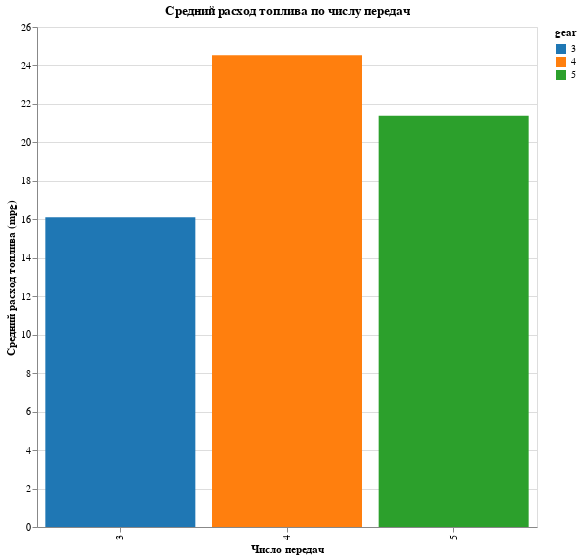

The code cell stored with this chart in its notebook:
### Code cell
alt.Chart(df).mark_bar().encode(
    alt.X('gear:O', title='Число передач'),
    alt.Y('mean(mpg):Q', title='Средний расход топлива (mpg)'),
    alt.Color('gear:N', scale=alt.Scale(scheme='category10'))  # Можно выбрать цветовую палитру
).properties(
    title='Средний расход топлива по числу передач',
    width=500,
    height=500
)

### Figure 1 — Vega-Lite specification as saved in the notebook (floating-point values rounded to 4 significant figures)
{"config": {"view": {"continuousWidth": 400, "continuousHeight": 300}}, "data": {"name": "data-3b74de0d2593e2731821517052888931"}, "mark": "bar", "encoding": {"color": {"field": "gear", "scale": {"scheme": "category10"}, "type": "nominal"}, "x": {"field": "gear", "title": "Число передач", "type": "ordinal"}, "y": {"aggregate": "mean", "field": "mpg", "title": "Средний расход топлива (mpg)", "type": "quantitative"}}, "height": 500, "title": "Средний расход топлива по числу передач", "width": 500, "$schema": "https://vega.github.io/schema/vega-lite/v4.17.0.json", "datasets": {"data-3b74de0d2593e2731821517052888931": [{"model": "Mazda RX4", "mpg": 21.0, "cyl": 6, "disp": 160.0, "hp": 110, "drat": 3.9, "wt": 2.62, "qsec": 16.46, "vs": 0, "am": 1, "gear": 4, "carb": 4}, {"model": "Mazda RX4 Wag", "mpg": 21.0, "cyl": 6, "disp": 160.0, "hp": 110, "drat": 3.9, "wt": 2.875, "qsec": 17.02, "vs": 0, "am": 1, "gear": 4, "carb": 4}, {"model": "Datsun 710", "mpg": 22.8, "cyl": 4, "disp": 108.0, "hp": 93, "drat": 3.85, "wt": 2.32, "qsec": 18.61, "vs": 1, "am": 1, "gear": 4, "carb": 1}, {"model": "Hornet 4 Drive", "mpg": 21.4, "cyl": 6, "disp": 258.0, "hp": 110, "drat": 3.08, "wt": 3.215, "qsec": 19.44, "vs": 1, "am": 0, "gear": 3, "carb": 1}, {"model": "Hornet Sportabout", "mpg": 18.7, "cyl": 8, "disp": 360.0, "hp": 175, "drat": 3.15, "wt": 3.44, "qsec": 17.02, "vs": 0, "am": 0, "gear": 3, "carb": 2}, {"model": "Valiant", "mpg": 18.1, "cyl": 6, "disp": 225.0, "hp": 105, "drat": 2.76, "wt": 3.46, "qsec": 20.22, "vs": 1, "am": 0, "gear": 3, "carb": 1}, {"model": "Duster 360", "mpg": 14.3, "cyl": 8, "disp": 360.0, "hp": 245, "drat": 3.21, "wt": 3.57, "qsec": 15.84, "vs": 0, "am": 0, "gear": 3, "carb": 4}, {"model": "Merc 240D", "mpg": 24.4, "cyl": 4, "disp": 146.7, "hp": 62, "drat": 3.69, "wt": 3.19, "qsec": 20.0, "vs": 1, "am": 0, "gear": 4, "carb": 2}, {"model": "Merc 230", "mpg": 22.8, "cyl": 4, "disp": 140.8, "hp": 95, "drat": 3.92, "wt": 3.15, "qsec": 22.9, "vs": 1, "am": 0, "gear": 4, "carb": 2}, {"model": "Merc 280", "mpg": 19.2, "cyl": 6, "disp": 167.6, "hp": 123, "drat": 3.92, "wt": 3.44, "qsec": 18.3, "vs": 1, "am": 0, "gear": 4, "carb": 4}, {"model": "Merc 280C", "mpg": 17.8, "cyl": 6, "disp": 167.6, "hp": 123, "drat": 3.92, "wt": 3.44, "qsec": 18.9, "vs": 1, "am": 0, "gear": 4, "carb": 4}, {"model": "Merc 450SE", "mpg": 16.4, "cyl": 8, "disp": 275.8, "hp": 180, "drat": 3.07, "wt": 4.07, "qsec": 17.4, "vs": 0, "am": 0, "gear": 3, "carb": 3}, {"model": "Merc 450SL", "mpg": 17.3, "cyl": 8, "disp": 275.8, "hp": 180, "drat": 3.07, "wt": 3.73, "qsec": 17.6, "vs": 0, "am": 0, "gear": 3, "carb": 3}, {"model": "Merc 450SLC", "mpg": 15.2, "cyl": 8, "disp": 275.8, "hp": 180, "drat": 3.07, "wt": 3.78, "qsec": 18.0, "vs": 0, "am": 0, "gear": 3, "carb": 3}, {"model": "Cadillac Fleetwood", "mpg": 10.4, "cyl": 8, "disp": 472.0, "hp": 205, "drat": 2.93, "wt": 5.25, "qsec": 17.98, "vs": 0, "am": 0, "gear": 3, "carb": 4}, {"model": "Lincoln Continental", "mpg": 10.4, "cyl": 8, "disp": 460.0, "hp": 215, "drat": 3.0, "wt": 5.424, "qsec": 17.82, "vs": 0, "am": 0, "gear": 3, "carb": 4}, {"model": "Chrysler Imperial", "mpg": 14.7, "cyl": 8, "disp": 440.0, "hp": 230, "drat": 3.23, "wt": 5.345, "qsec": 17.42, "vs": 0, "am": 0, "gear": 3, "carb": 4}, {"model": "Fiat 128", "mpg": 32.4, "cyl": 4, "disp": 78.7, "hp": 66, "drat": 4.08, "wt": 2.2, "qsec": 19.47, "vs": 1, "am": 1, "gear": 4, "carb": 1}, {"model": "Honda Civic", "mpg": 30.4, "cyl": 4, "disp": 75.7, "hp": 52, "drat": 4.93, "wt": 1.615, "qsec": 18.52, "vs": 1, "am": 1, "gear": 4, "carb": 2}, {"model": "Toyota Corolla", "mpg": 33.9, "cyl": 4, "disp": 71.1, "hp": 65, "drat": 4.22, "wt": 1.835, "qsec": 19.9, "vs": 1, "am": 1, "gear": 4, "carb": 1}, {"model": "Toyota Corona", "mpg": 21.5, "cyl": 4, "disp": 120.1, "hp": 97, "drat": 3.7, "wt": 2.465, "qsec": 20.01, "vs": 1, "am": 0, "gear": 3, "carb": 1}, {"model": "Dodge Challenger", "mpg": 15.5, "cyl": 8, "disp": 318.0, "hp": 150, "drat": 2.76, "wt": 3.52, "qsec": 16.87, "vs": 0, "am": 0, "gear": 3, "carb": 2}, {"model": "AMC Javelin", "mpg": 15.2, "cyl": 8, "disp": 304.0, "hp": 150, "drat": 3.15, "wt": 3.435, "qsec": 17.3, "vs": 0, "am": 0, "gear": 3, "carb": 2}, {"model": "Camaro Z28", "mpg": 13.3, "cyl": 8, "disp": 350.0, "hp": 245, "drat": 3.73, "wt": 3.84, "qsec": 15.41, "vs": 0, "am": 0, "gear": 3, "carb": 4}, {"model": "Pontiac Firebird", "mpg": 19.2, "cyl": 8, "disp": 400.0, "hp": 175, "drat": 3.08, "wt": 3.845, "qsec": 17.05, "vs": 0, "am": 0, "gear": 3, "carb": 2}, {"model": "Fiat X1-9", "mpg": 27.3, "cyl": 4, "disp": 79.0, "hp": 66, "drat": 4.08, "wt": 1.935, "qsec": 18.9, "vs": 1, "am": 1, "gear": 4, "carb": 1}, {"model": "Porsche 914-2", "mpg": 26.0, "cyl": 4, "disp": 120.3, "hp": 91, "drat": 4.43, "wt": 2.14, "qsec": 16.7, "vs": 0, "am": 1, "gear": 5, "carb": 2}, {"model": "Lotus Europa", "mpg": 30.4, "cyl": 4, "disp": 95.1, "hp": 113, "drat": 3.77, "wt": 1.513, "qsec": 16.9, "vs": 1, "am": 1, "gear": 5, "carb": 2}, {"model": "Ford Pantera L", "mpg": 15.8, "cyl": 8, "disp": 351.0, "hp": 264, "drat": 4.22, "wt": 3.17, "qsec": 14.5, "vs": 0, "am": 1, "gear": 5, "carb": 4}, {"model": "Ferrari Dino", "mpg": 19.7, "cyl": 6, "disp": 145.0, "hp": 175, "drat": 3.62, "wt": 2.77, "qsec": 15.5, "vs": 0, "am": 1, "gear": 5, "carb": 6}, {"model": "Maserati Bora", "mpg": 15.0, "cyl": 8, "disp": 301.0, "hp": 335, "drat": 3.54, "wt": 3.57, "qsec": 14.6, "vs": 0, "am": 1, "gear": 5, "carb": 8}, {"model": "Volvo 142E", "mpg": 21.4, "cyl": 4, "disp": 121.0, "hp": 109, "drat": 4.11, "wt": 2.78, "qsec": 18.6, "vs": 1, "am": 1, "gear": 4, "carb": 2}]}}
